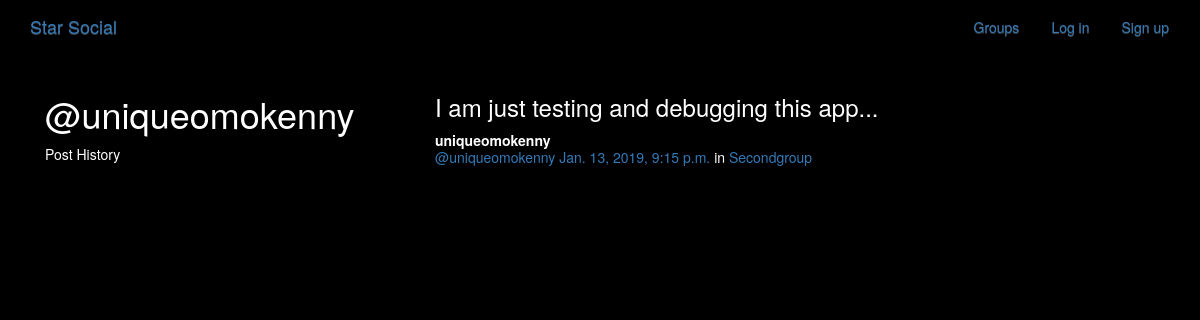
Page /posts/by/uniqueomokenny on the committed database.
### posts/models.py (models this page shows, shortened)
class Post(models.Model):
    user = models.ForeignKey(User, related_name='posts')
    created_at = models.DateTimeField(auto_now=True)
    message = models.TextField()
    message_html = models.TextField(editable=True)
    group = models.ForeignKey(Group, related_name='posts', null=True, blank=True)
    class Meta:
        ordering = ['-created_at']
        unique_together = ['user', 'message']

### groups/models.py (models this page shows, shortened)
class Group(models.Model):
    name = models.CharField(max_length=100, unique=True)
    slug = models.SlugField(allow_unicode=True, unique=True)
    description = models.TextField(default='', blank=True)
    description_html = models.TextField(editable=True ,default='', blank=True)
    members = models.ManyToManyField(User, through='GroupMember')
    class Meta:
        ordering = ['name']

### posts/views.py (the view)
# urls.py: url(r'^by/(?P<username>[-\w]+)', views.UserPosts.as_view(), name='for_user'),
class UserPosts(generic.ListView):
    model = models.Post
    template_name = 'posts/User_post_list.html'
    def get_queryset(self):
        try:
            self.post_user = User.objects.prefetch_related('posts').get(username__iexact=self.kwargs.get('username'))
        except User.DoesNotExist:
            raise Http404
        else:
            return self.post_user.posts.all()
    def get_context_data(self, **kwargs):
        context = super().get_context_data(**kwargs)
        context['post_user'] = self.post_user
        return context

### posts/templates/posts/user_post_list.html
{% extends "posts/post_base.html" %}
{% block prepost %}
<div class="col-md-4">
	<h1>@{{ post_user.username }}</h1>
	<p>Post History</p>
</div>
{% endblock %}
{% block post_content %}
<div class="col-md-8">
	{% for post in post_list %}
		{% include "posts/_post.html" %}
	{% endfor %}
</div>
{% endblock %}

### posts/templates/posts/_post.html (shortened to what this page needs)
<div class="post media">
	<h3>{{ post.message_html|safe }}</h3>
	<div class="media-body">
		<strong>{{ post.user.username }}</strong>
		<h5 class="media-heading">
			<span class="username"><a href="{% url 'posts:for_user' username=post.user.username %}">@{{ post.user.username }}</a></span>
			<time class="time"><a href="{% url 'posts:single' username=post.user.username pk=post.pk %}">{{ post.created_at }}</a></time>
			{% if post.group %}
			<span class="group-name">in <a href="#">{{ post.group.name }}</a></span>
			{% endif %}
		</h5>
	</div>
</div>

### static/simplesocial/css/master.css (style rules this page uses)
body { margin: 0; overflow: hidden; background-color: black; color:white; }

### rows in the picture
Post: message_html "I am just testing and debugging this app...", user.username "uniqueomokenny", created_at "Jan. 13, 2019, 9:15 p.m.", group.name "Secondgroup"

### other values in the picture
{{ post_user.username }} "uniqueomokenny"
